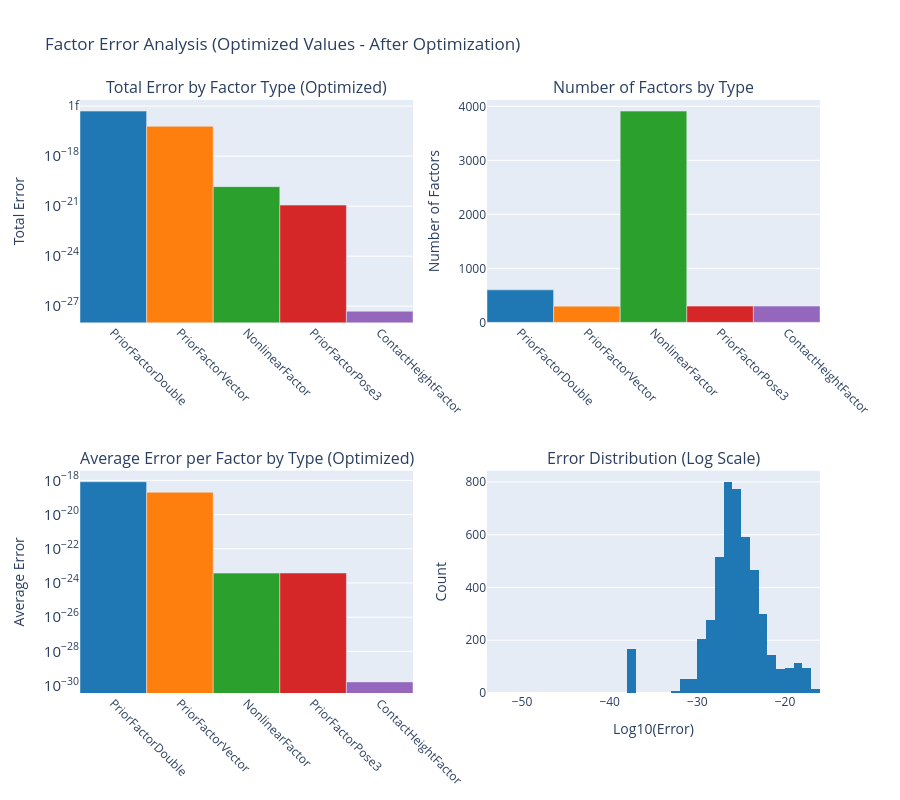

The code cell stored with this chart in its notebook:
### Code cell
# Analyze factor contributions to FINAL error (after optimization)
print("Analyzing factor contributions to FINAL error (after optimization)...")
print(f"Final total error: {graph.error(result_bal):.6e}\n")

# Get all factors and their errors on optimized values
factor_errors = []
factor_types = []

for i in range(graph.size()):
    factor = graph.at(i)
    error = factor.error(result_bal)
    factor_errors.append(error)
    
    # Get the actual factor type name using Python's type system
    factor_type = type(factor).__name__
    factor_types.append(factor_type)

# Convert to numpy arrays
factor_errors = np.array(factor_errors)
factor_types = np.array(factor_types)

# Group by factor type
unique_types = np.unique(factor_types)
type_errors = {}
type_counts = {}

for ftype in unique_types:
    mask = factor_types == ftype
    type_errors[ftype] = np.sum(factor_errors[mask])
    type_counts[ftype] = np.sum(mask)

# Sort by error contribution
sorted_types = sorted(type_errors.keys(), key=lambda x: type_errors[x], reverse=True)

print(f"Factor Error Analysis (Optimized Values):")
print(f"Total factors: {len(factor_errors)}")
print(f"Total error: {np.sum(factor_errors):.6e}")
print(f"\nError by factor type:")
for ftype in sorted_types:
    print(f"  {ftype:40s}: {type_errors[ftype]:12.6e} ({type_counts[ftype]:4d} factors, avg: {type_errors[ftype]/type_counts[ftype]:.6e})")

# Create visualization with Plotly
fig = make_subplots(
    rows=2, cols=2,
    subplot_titles=(
        'Total Error by Factor Type (Optimized)',
        'Number of Factors by Type',
        'Average Error per Factor by Type (Optimized)',
        'Error Distribution (Log Scale)'
    ),
    specs=[[{"type": "bar"}, {"type": "bar"}],
           [{"type": "bar"}, {"type": "histogram"}]]
)

# Plot 1: Total error by factor type
colors = ['#1f77b4', '#ff7f0e', '#2ca02c', '#d62728', '#9467bd', '#8c564b', '#e377c2', '#bcbd22', '#17becf']
fig.add_trace(
    go.Bar(x=sorted_types, y=[type_errors[t] for t in sorted_types],
           marker_color=colors[:len(sorted_types)],
           name='Total Error'),
    row=1, col=1
)

# Plot 2: Number of factors by type
fig.add_trace(
    go.Bar(x=sorted_types, y=[type_counts[t] for t in sorted_types],
           marker_color=colors[:len(sorted_types)],
           name='Count'),
    row=1, col=2
)

# Plot 3: Average error per factor by type
fig.add_trace(
    go.Bar(x=sorted_types, y=[type_errors[t]/type_counts[t] for t in sorted_types],
           marker_color=colors[:len(sorted_types)],
           name='Avg Error'),
    row=2, col=1
)

# Plot 4: Error distribution histogram (log scale)
fig.add_trace(
    go.Histogram(x=np.log10(factor_errors[factor_errors > 0]),
                 nbinsx=50,
                 marker_color='#1f77b4',
                 name='Error Distribution'),
    row=2, col=2
)

# Update layout
fig.update_xaxes(tickangle=45, row=1, col=1)
fig.update_xaxes(tickangle=45, row=1, col=2)
fig.update_xaxes(tickangle=45, row=2, col=1)
fig.update_xaxes(title_text="Log10(Error)", row=2, col=2)

fig.update_yaxes(type="log", title_text="Total Error", row=1, col=1)
fig.update_yaxes(title_text="Number of Factors", row=1, col=2)
fig.update_yaxes(type="log", title_text="Average Error", row=2, col=1)
fig.update_yaxes(title_text="Count", row=2, col=2)

fig.update_layout(
    height=800,
    title_text="Factor Error Analysis (Optimized Values - After Optimization)",
    showlegend=False
)

fig.show()

### Figure 1 — Plotly figure (JSON) as saved in the notebook; plotly's stock layout.template omitted (floating-point values rounded to 4 significant figures; data arrays with more than 128 entries replaced by an {"elided": "..."} marker saying what was removed)
{"data": [{"marker": {"color": ["#1f77b4", "#ff7f0e", "#2ca02c", "#d62728", "#9467bd"]}, "name": "Total Error", "type": "bar", "x": ["PriorFactorDouble", "PriorFactorVector", "NonlinearFactor", "PriorFactorPose3", "ContactHeightFactor"], "xaxis": "x", "y": [5.006e-16, 6.094e-17, 1.482e-20, 1.159e-21, 4.995e-28], "yaxis": "y"}, {"marker": {"color": ["#1f77b4", "#ff7f0e", "#2ca02c", "#d62728", "#9467bd"]}, "name": "Count", "type": "bar", "x": ["PriorFactorDouble", "PriorFactorVector", "NonlinearFactor", "PriorFactorPose3", "ContactHeightFactor"], "xaxis": "x2", "y": [602, 300, 3911, 301, 301], "yaxis": "y2"}, {"marker": {"color": ["#1f77b4", "#ff7f0e", "#2ca02c", "#d62728", "#9467bd"]}, "name": "Avg Error", "type": "bar", "x": ["PriorFactorDouble", "PriorFactorVector", "NonlinearFactor", "PriorFactorPose3", "ContactHeightFactor"], "xaxis": "x3", "y": [8.315e-19, 2.031e-19, 3.789e-24, 3.85e-24, 1.66e-30], "yaxis": "y3"}, {"marker": {"color": "#1f77b4"}, "name": "Error Distribution", "nbinsx": 50, "type": "histogram", "x": {"elided": "4759 float values"}, "xaxis": "x4", "yaxis": "y4"}], "layout": {"annotations": [{"font": {"size": 16}, "showarrow": false, "text": "Total Error by Factor Type (Optimized)", "x": 0.225, "xanchor": "center", "xref": "paper", "y": 1, "yanchor": "bottom", "yref": "paper"}, {"font": {"size": 16}, "showarrow": false, "text": "Number of Factors by Type", "x": 0.775, "xanchor": "center", "xref": "paper", "y": 1, "yanchor": "bottom", "yref": "paper"}, {"font": {"size": 16}, "showarrow": false, "text": "Average Error per Factor by Type (Optimized)", "x": 0.225, "xanchor": "center", "xref": "paper", "y": 0.375, "yanchor": "bottom", "yref": "paper"}, {"font": {"size": 16}, "showarrow": false, "text": "Error Distribution (Log Scale)", "x": 0.775, "xanchor": "center", "xref": "paper", "y": 0.375, "yanchor": "bottom", "yref": "paper"}], "height": 800, "showlegend": false, "title": {"text": "Factor Error Analysis (Optimized Values - After Optimization)"}, "xaxis": {"anchor": "y", "domain": [0, 0.45], "tickangle": 45}, "xaxis2": {"anchor": "y2", "domain": [0.55, 1], "tickangle": 45}, "xaxis3": {"anchor": "y3", "domain": [0, 0.45], "tickangle": 45}, "xaxis4": {"anchor": "y4", "domain": [0.55, 1], "title": {"text": "Log10(Error)"}}, "yaxis": {"anchor": "x", "domain": [0.625, 1], "title": {"text": "Total Error"}, "type": "log"}, "yaxis2": {"anchor": "x2", "domain": [0.625, 1], "title": {"text": "Number of Factors"}}, "yaxis3": {"anchor": "x3", "domain": [0, 0.375], "title": {"text": "Average Error"}, "type": "log"}, "yaxis4": {"anchor": "x4", "domain": [0, 0.375], "title": {"text": "Count"}}}}
